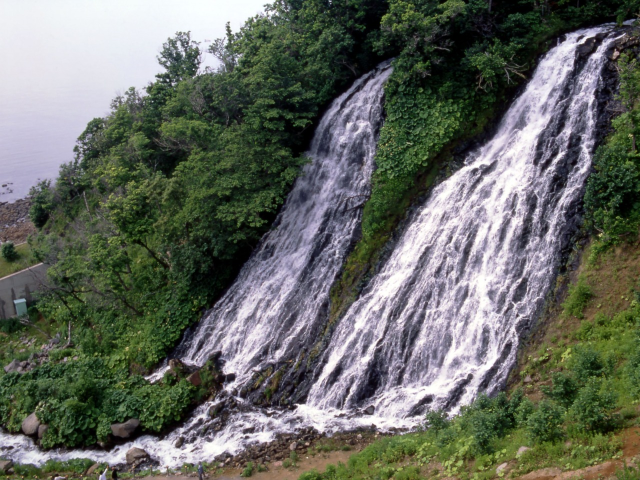
#> input picture 元画像/オシンコシンの滝.jpg, 1280 x 960 px (shown at 1/2 size); its folder holds 4 pictures in this run
$ python resize.py
#> lines starting #> are read from the running program, lines starting #| are printed output that depends on the picture
import os
from PIL import Image

dir_name = '元画像'
new_dir_name = 'images'

# サポートされる画像ファイル形式の拡張子リスト
image_extensions = ['.jpg', '.jpeg', '.png', '.bmp', '.gif']

files = os.listdir(dir_name)

for file in files:
    # ファイルの拡張子をチェック
    if os.path.splitext(file)[1].lower() in image_extensions:
        img = Image.open(os.path.join(dir_name, file))
#> img is the input picture: PIL image 1280x960 RGB; mean R, G, B 100.9, 105, 96.9
        img_resize = img.resize((480, 480 * img.height // img.width))
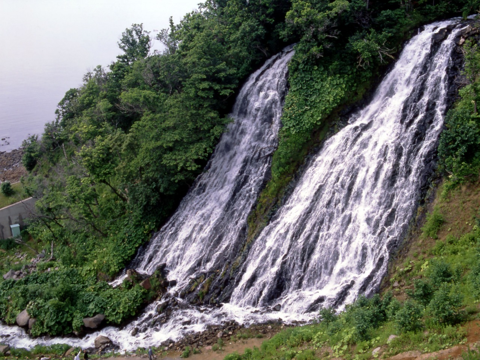
#> img_resize: PIL image 480x360 RGB; mean R, G, B 100.9, 105, 96.9

        # 新しいディレクトリが存在しない場合は作成
        if not os.path.exists(new_dir_name):
            os.makedirs(new_dir_name)

        img_resize.save(os.path.join(new_dir_name, file))
#> pass 2 of the loop `for file in files:`:
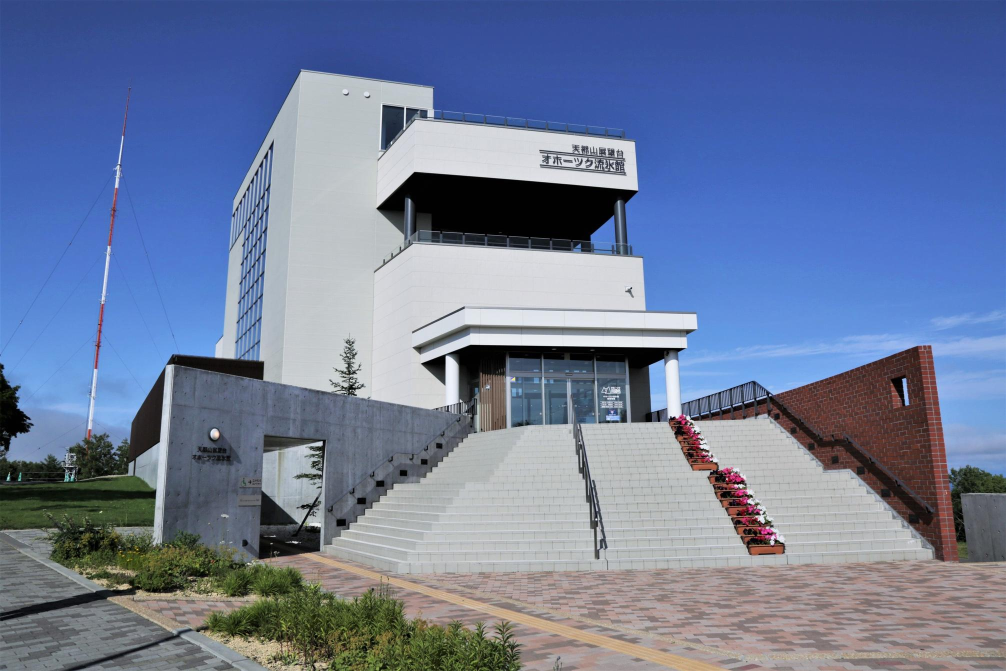
#> input picture 元画像/オホーツク流氷館.jpeg, 2012 x 1342 px (shown at 1/2 size)
#> img is the input picture: PIL image 2012x1342 RGB; mean R, G, B 109, 123.2, 154.6
#> `img_resize = img.resize((480, 480 * img.height // img.width))`:
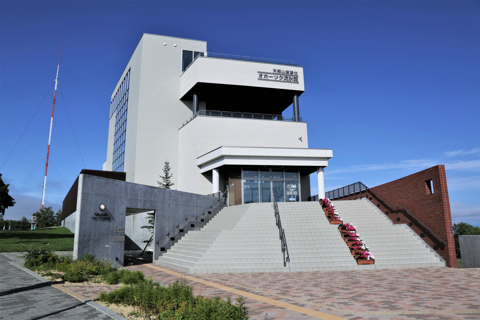
#> img_resize: PIL image 480x320 RGB; mean R, G, B 109, 123.2, 154.6
#> pass 3 of the loop `for file in files:`:
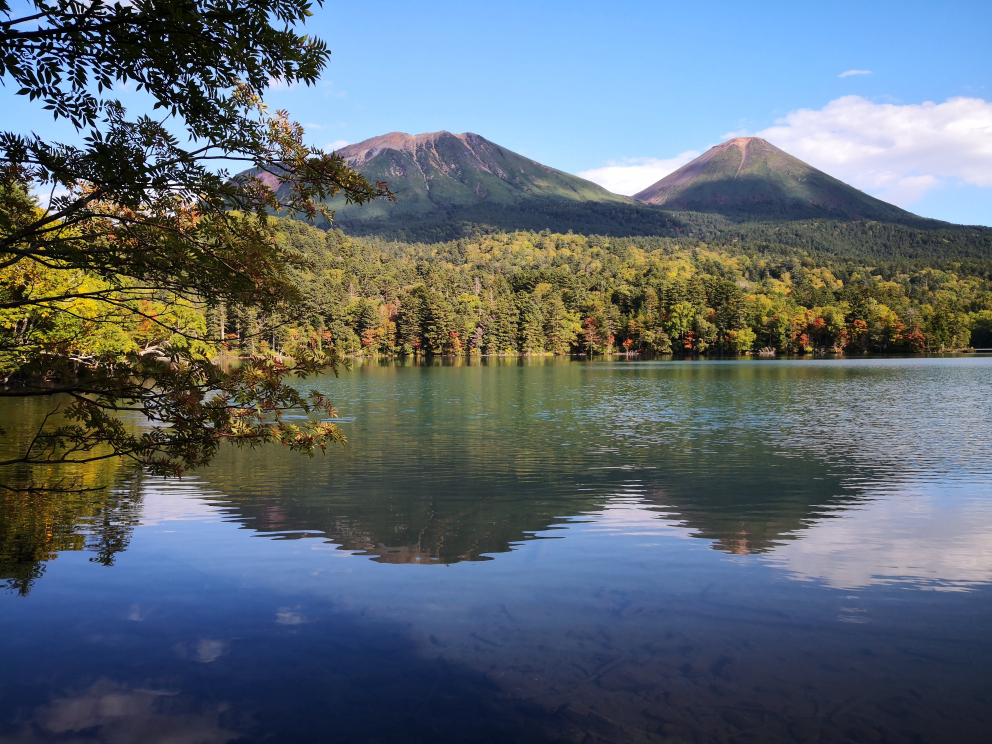
#> input picture 元画像/オンネトー.jpeg, 3968 x 2976 px (shown at 1/4 size)
#> img is the input picture: PIL image 3968x2976 RGB; mean R, G, B 93.9, 105.2, 114.4
#> `img_resize = img.resize((480, 480 * img.height // img.width))`:
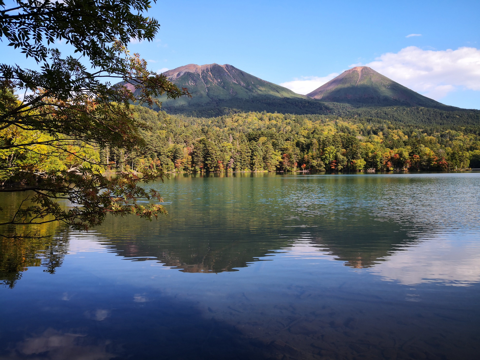
#> img_resize: PIL image 480x360 RGB; mean R, G, B 93.9, 105.2, 114.4
#> the loop made 4 passes; the first 3 are shown
